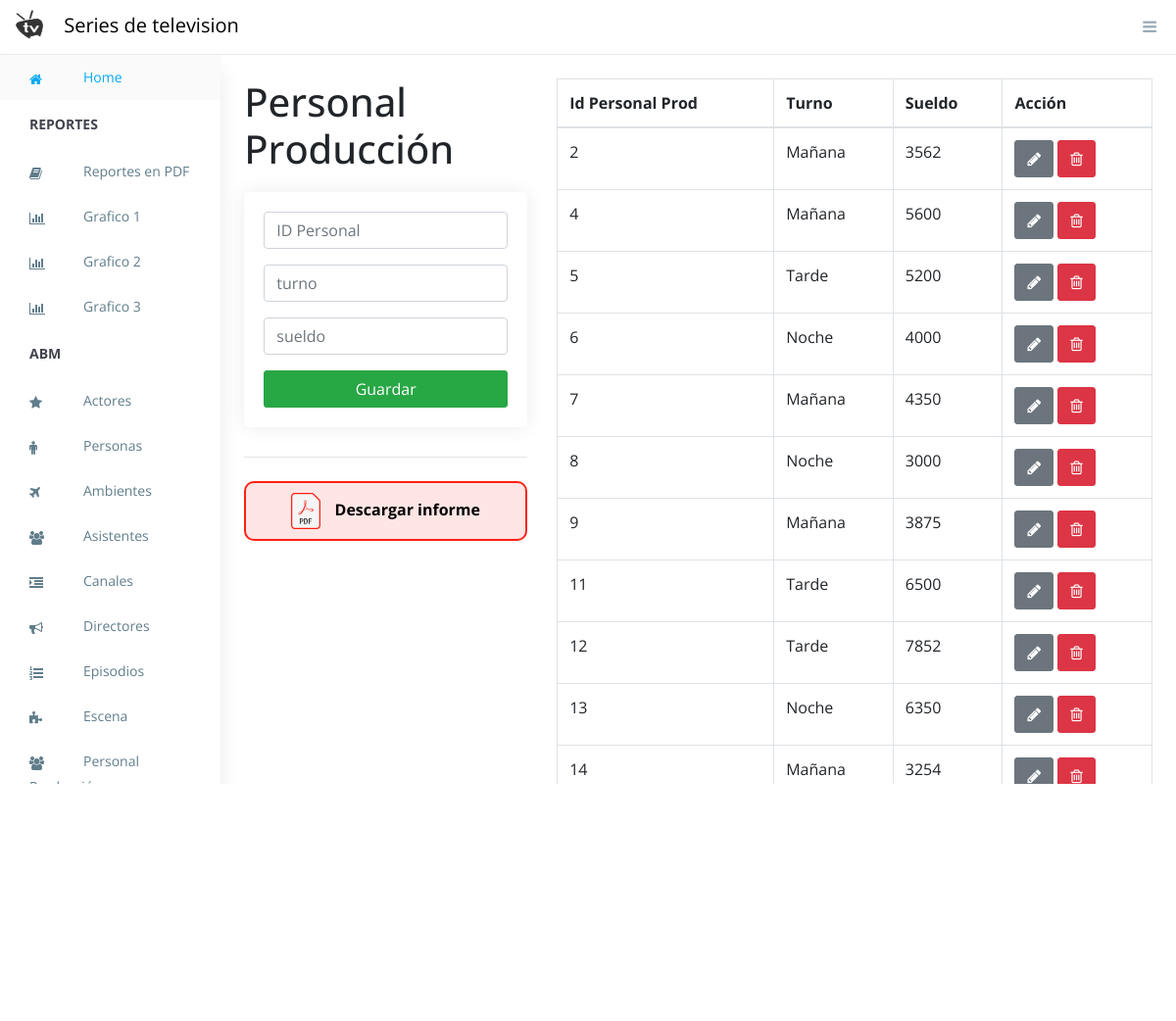
The app's page /personalproduccion.php (signed in) with its own data.
### tables this page shows
CREATE TABLE `personalproduccion` (
  `idper` int(11) NOT NULL,
  `turno` text DEFAULT NULL,
  `sueldo` int(11) DEFAULT NULL
);

### personalproduccion.php (the view, shortened to what this page needs)
<?php include('session.php');?>
<?php include("partes/header.php")?>
<div class="container contenedor p-4">
    <div class="row">
        <div class="col-md-4">
                <h1>Personal Producción</h1>
            <div class="card card-body">
                <form action="addpersonal.php" method="POST">
                    <div class="form-group">
                        <input type="text" name="idper" class="form-control" placeholder="ID Personal" autofocus required>
                    </div>
                    <div class="form-group">
                        <input type="varchar" name="turno" rows="2" class="form-control" placeholder="turno" autofocus required >
                    </div>
                    <div class="form-group">
                        <input type="varchar" name="sueldo" class="form-control" placeholder="sueldo" autofocus  min="1000" max="5000" autofocus required>
                    </div>
                    <input type="submit" class="btn btn-success btn-block"
                    name="addpersonal" value="Guardar">
                </form>
            </div>
            <hr class="mb-4">
            <a href="listas_pdf/listaPersonalProduccionPDF.php">
            <div class="boton-pdf">
                <img src="assets/pdf.svg" style="margin-right: 10px" width="30px" alt="">
                Descargar informe
            </div>
            </a>
        </div>
        <div class="col-md-8">
                <table class="table table-bordered">
                    <thead>
                        <tr>
                            <th>Id Personal Prod</th>
                            <th>Turno</th>
                            <th>Sueldo</th>
                            <th>Acción</th>
                        </tr>
                    </thead>
                    <tbody>
                        <?php
                        $query = "SELECT * FROM personalproduccion";
                        $result_tasks = mysqli_query($conexion,$query);
                        while($row = mysqli_fetch_array($result_tasks)){ ?>
                            <tr>
                                <td><?php echo $row['idper']?></td>
                                <td><?php echo $row['turno']?></td>
                                <td><?php echo $row['sueldo']?></td>
                                <td>
                                    <a href="editpersonalproduccion.php?idper=<?php echo $row['idper']?>" class="btn btn-secondary">
                                        <i class="fa fa-pencil"></i>
                                    </a>
                                    <a href="elipersonalproduccion.php?idper=<?php echo $row['idper']?>" class="btn btn-danger">
                                        <i class="fa fa-trash-o"></i>
                                    </a>
                                </td>
                            </tr>
                       <?php }
                        ?>
                    </tbody>
                </table>
        </div>
    </div>
</div>
<?php include("partes/footer.php")?>

### assets/css/style.css (style rules this page uses)
.contenedor { overflow-y: auto; padding-bottom: 63px !important; }
html, body { height: 100%; overflow-y: hidden; }
.boton-pdf { border: #FF2114 2px solid; border-radius: 10px; padding: 10px; text-align: center; background: #ffe5e4; color: black; font-weight: bold; }
.card.card-body { padding: 20px !important; margin-top: 20px; }
.contenedor { overflow-y: auto; }
body { font-family: "Open Sans", sans-serif; font-size: 16px; width: 100%; }
a, button { text-decoration: none; outline: none !important; color: #878787; -webkit-transition: all 0.25s ease; transition: all 0.25s ease; }
h1, h2, h3, h4, h5, h6 { margin: 0; }
img { max-width: 100%; }
.btn, button, input, textarea { -webkit-box-shadow: none; box-shadow: none; outline: 0 !important; }
.btn { border-radius: 3px; }
.card { margin-bottom: 1.875em; border-radius: 5px; padding: 0; border: 0px solid transparent; -webkit-box-shadow: 0 0 20px rgba(0, 0, 0, 0.08); box-shadow: 0 0 20px rgba(0, 0, 0, 0.08); }
.btn, .button { display: inline-block; font-weight: 400; text-align: center; white-space: nowrap; vertical-align: middle; -webkit-transition: all .15s ease-in-out; transition: all .15s ease-in-out; border-radius: 3; cursor: pointer; }
@media (max-width: 1368px) { .card-body { padding: 15px; } }

### records on screen
personalproduccion: idper "2", turno "Mañana", sueldo "3562"
personalproduccion: idper "4", turno "Mañana", sueldo "5600"
personalproduccion: idper "5", turno "Tarde", sueldo "5200"
personalproduccion: idper "6", turno "Noche", sueldo "4000"
personalproduccion: idper "7", turno "Mañana", sueldo "4350"
personalproduccion: idper "8", turno "Noche", sueldo "3000"
personalproduccion: idper "9", turno "Mañana", sueldo "3875"
personalproduccion: idper "11", turno "Tarde", sueldo "6500"
personalproduccion: idper "12", turno "Tarde", sueldo "7852"
personalproduccion: idper "13", turno "Noche", sueldo "6350"
personalproduccion: idper "14", turno "Mañana", sueldo "3254"
